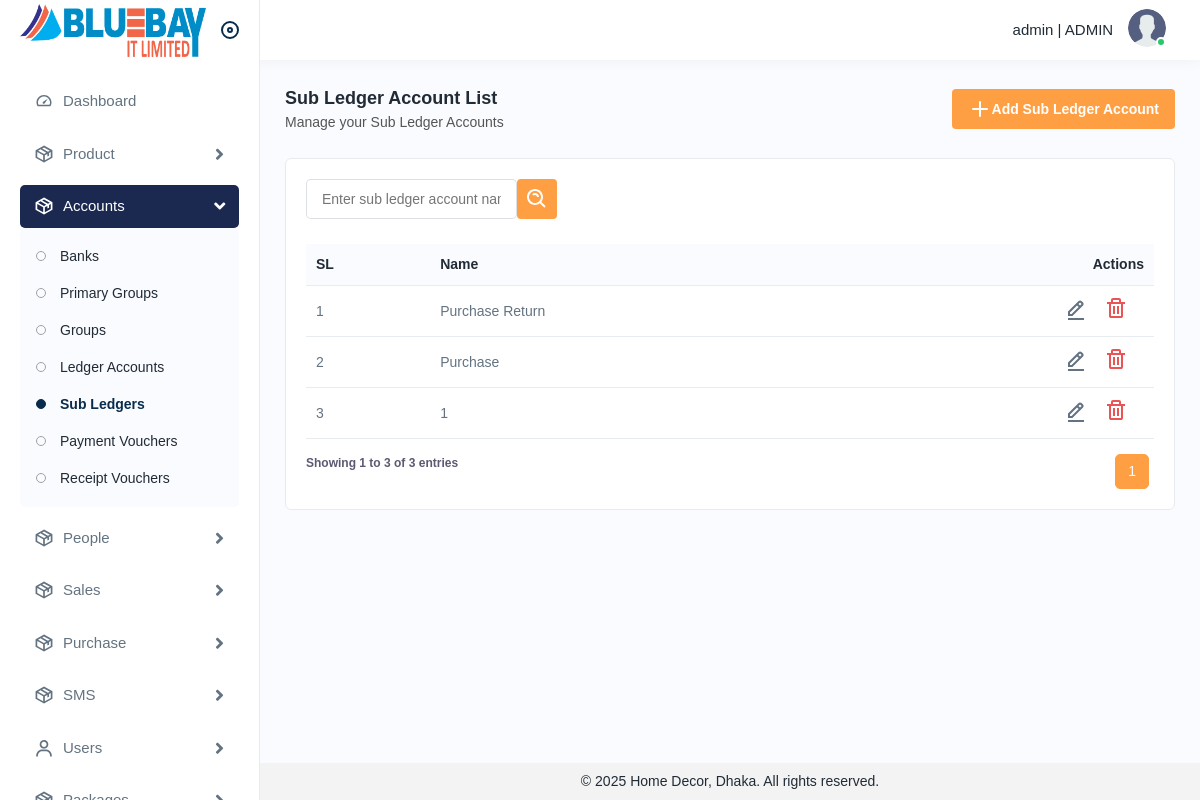
The page /accounts/subledgeraccounts/ (signed in) on the database as committed earlier.
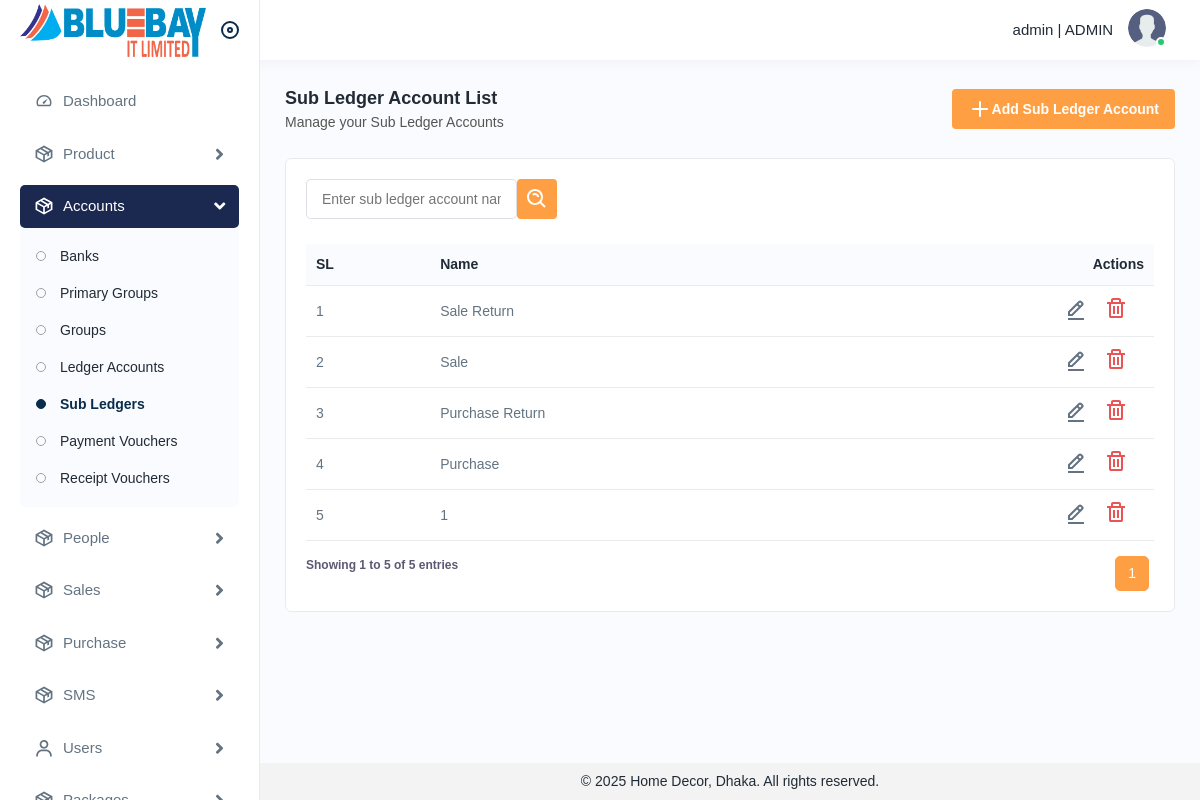
The same page on the database as committed later.
### accounts/models.py (models this page shows, shortened)
class SubLedgerAccount(BaseModel):
    name = models.CharField(max_length=100)
    unique_fields = ['name']
    class Meta:
        verbose_name_plural = 'SubLedgerAccounts'
        ordering = ['-id',]

### accounts/views/subledgeraccount.py (the view)
class SubLedgerAccountListView(LoginRequiredMixin, ListView):
    model = SubLedgerAccount
    template_name = 'subledgeraccount/list.html'
    context_object_name = 'subledgeraccount_list'
    def get_queryset(self):
        queryset = super().get_queryset()
        search = self.request.GET.get('search_input', '').strip()
        if search:
            queryset = queryset.filter(name__icontains=search)
        return queryset
    def get_context_data(self, **kwargs):
        context = super().get_context_data(**kwargs)
        queryset = context.get('subledgeraccount_list')
        paginator = Paginator(queryset, 50)
        page_number = self.request.GET.get('page')
        page_obj = paginator.get_page(page_number)
        context['subledgeraccount_list'] = page_obj
        context['filter_search_input'] = self.request.GET.get('search_input', '')
        return context
    def render_to_response(self, context, **response_kwargs):
        if self.request.headers.get('x-requested-with') == 'XMLHttpRequest':
            html = render_to_string('subledgeraccount/_table_fragment.html', context=context, request=self.request)
            return JsonResponse({'html': html})
        return super().render_to_response(context, **response_kwargs)

### utils/base_model.py (called while the page is built)
    def get_queryset(self):
        return SoftDeletionQuerySet(self.model, using=self._db).filter(
            deleted_at__isnull=True
        )

### accounts/templates/subledgeraccount/list.html (shortened to what this page needs)
{% extends 'base.html' %}
{% load static %}
{% block base %}
<div class="page-wrapper">
    <div class="content">
        <div class="page-header">
            <div class="page-title">
                <h4>Sub Ledger Account List</h4>
                <h6>Manage your Sub Ledger Accounts</h6>
            </div>
            <div class="page-btn">
                <a href="{% url 'subledgeraccount_create' %}" class="btn btn-added">
                    <img src="{% static 'img/icons/plus.svg' %}" alt="img"> Add Sub Ledger Account
                </a>
            </div>
        </div>
        <div class="card">
            <div class="card-body">
                <form id="filterForm" method="get" action="{% url 'subledgeraccount_list' %}">
                    <div class="table-top">
                        <div class="search-set">
                            <div class="form-group mb-0">
                                <input type="text" name="search_input" placeholder="Enter sub ledger account name" value="{{ filter_search_input }}">
                            </div>
                            <div class="col-lg-2 col-sm-6 col-12 pl-3">
                                <div class="form-group mb-0">
                                    <button type="submit" class="btn btn-filters"><img src="{% static 'img/icons/search-whites.svg' %}" alt="img"></button>
                                </div>
                            </div>
                        </div>
                    </div>
                </form>
                {% include 'subledgeraccount/_table_fragment.html' %}
            </div>
        </div>
    </div>
</div>
{% endblock base %}

### accounts/templates/subledgeraccount/_table_fragment.html (shortened to what this page needs)
{% load static %}
<div id="subledgeraccount-list">
    <div class="table-responsive">
        <table class="table">
            <thead>
                <tr>
                    <th>SL</th>
                    <th>Name</th>
                    <th class="text-end">Actions</th>
                </tr>
            </thead>
            <tbody>
                {% for subledgeraccount in subledgeraccount_list %}
                    <tr>
                        <td>{{ subledgeraccount_list.start_index|add:forloop.counter0 }}</td>
                        <td>{{ subledgeraccount.name }}</td>
                        <td class="text-end">
                            <a class="me-3" href="{% url 'subledgeraccount_update' subledgeraccount.id %}">
                                    <img src="{% static 'img/icons/edit.svg' %}" alt="img">
                                </a>
                                <a class="me-3 confirm-text delete-btn" href="#" data-url="{% url 'subledgeraccount_delete' subledgeraccount.id %}">
                                    <img src="{% static 'img/icons/delete.svg' %}" alt="img">
                                </a>
                            </td>
                    </tr>
                {% empty %}
                    <tr><td colspan="3" class="text-center">No sub ledger accounts found.</td></tr>
                {% endfor %}
            </tbody>
        </table>
    </div>
    {% if subledgeraccount_list %}
    <div class="pagination-container d-flex justify-content-between">
        <div class="pagination table-info">
            <p>Showing {{ subledgeraccount_list.start_index }} to {{ subledgeraccount_list.end_index }} of {{ subledgeraccount_list.paginator.count }} entries</p>
        </div>
        <nav aria-label="Page navigation">
            <ul class="pagination">
                {% for num in subledgeraccount_list.paginator.page_range %}
                    {% if num >= subledgeraccount_list.number|add:-1 and num <= subledgeraccount_list.number|add:1 %}
                        <li class="page-item {% if subledgeraccount_list.number == num %}active{% endif %}">
                            <a class="page-link" href="?page={{ num }}" data-page="{{ num }}">{{ num }}</a>
                        </li>
                    {% endif %}
                {% endfor %}
            </ul>
        </nav>
    </div>
    {% endif %}
</div>

Rows that differ between the two databases and show on the page:
added SubLedgerAccount: start_index|add "1", name "Sale Return"
added SubLedgerAccount: start_index|add "2", name "Sale"
computed for SubLedgerAccount "Purchase Return": start_index|add "1" → "3"
computed for SubLedgerAccount "Purchase": start_index|add "2" → "4"
computed for SubLedgerAccount (number 5 of 5 on the later page): start_index|add "3" → "5"
Other text that changed with them:
{{ subledgeraccount_list.end_index }}: "3" → "5"
{{ subledgeraccount_list.paginator.count }}: "3" → "5"
